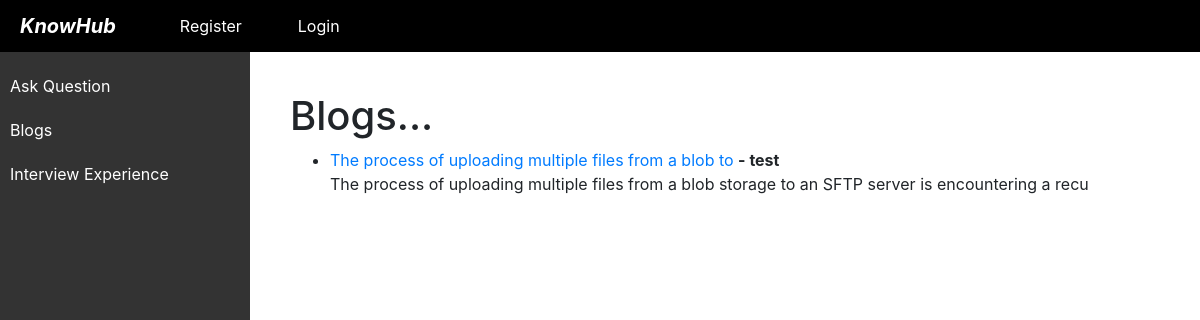
The app's page /blogs/ with its own data.
### website/models.py (models this page shows, shortened)
class Blogs(models.Model):
    title = models.CharField(max_length=255)
    author = models.ForeignKey(User, on_delete=models.CASCADE)
    body = models.TextField()

### website/views.py (the view)
# urls.py: path('blogs/',BlogView.as_view(),name="blog"),
class BlogView(ListView):
    model = Blogs
    template_name = 'blog.html'

### website/templates/blog.html
{%extends 'base.html'%}
{%block content%}
<div class="main-content">
<h1>Blogs...</h1>
{% for blog in object_list %}
<ul>
<li><a href="{% url 'blog-detail' blog.pk %}">{{blog.title | slice:":54"}}
</a> <strong>- {{ blog.author }} </strong>
<br>{{blog.body | slice:":100"}}</li>
</ul>
{% endfor %}
</div>
{%endblock%}

### website/templates/base.html (style rules this page uses)
.main-content { margin-left: 250px; padding: 20px; }
body { background-color: #ffffff; }

### records on screen
Blogs: title "The process of uploading multiple files from a blob to", author "test", body "The process of uploading multiple files from a blob storage to an SFTP server is encountering a recu"
